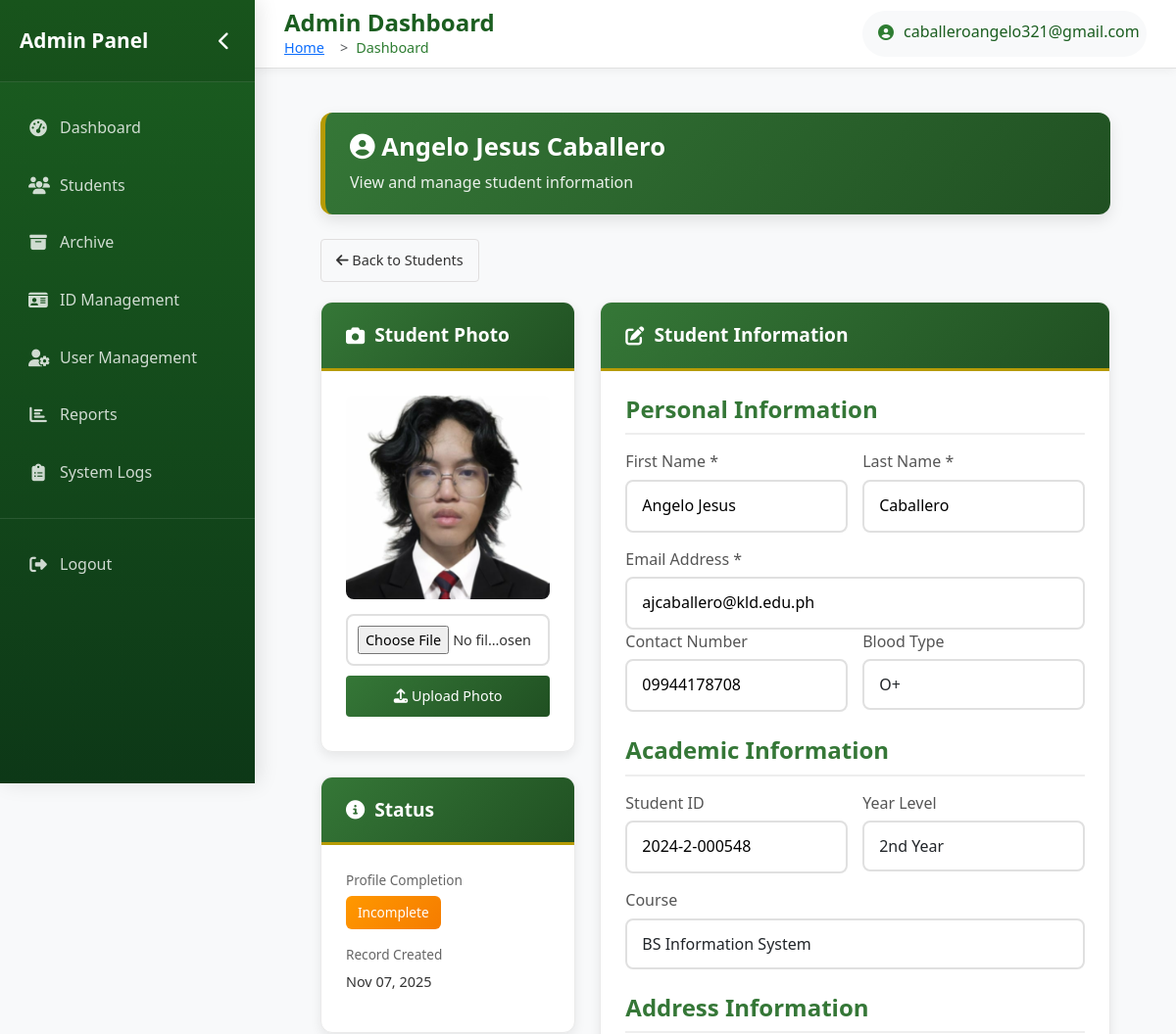
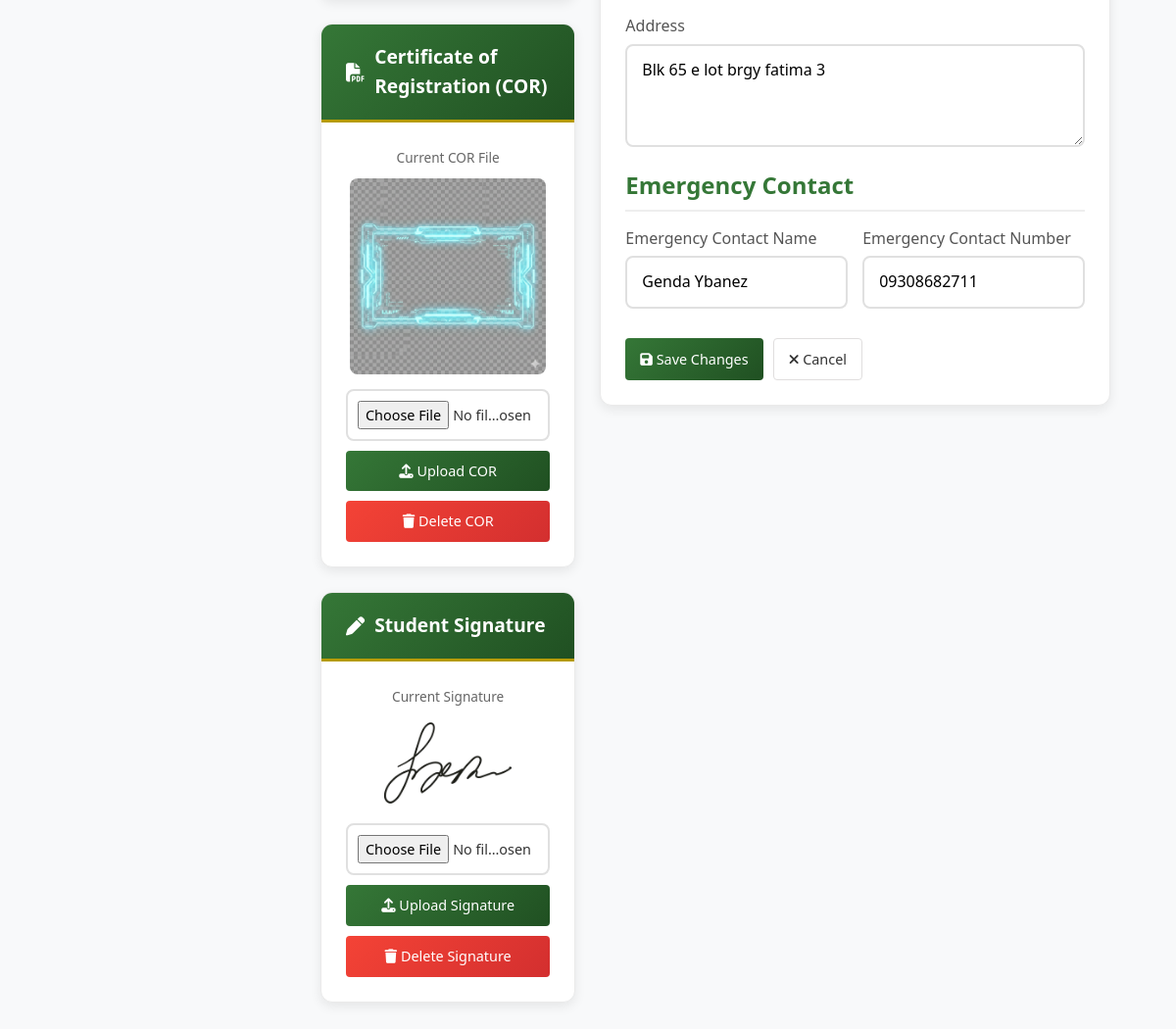
The page /admin/student_details.php?student_id=1 (signed in) on the database its author committed (2 pictures, top to bottom).
### tables this page shows
CREATE TABLE `student` (
  `id` int(11) NOT NULL,
  `student_id` varchar(50) DEFAULT NULL,
  `email` varchar(100) NOT NULL,
  `first_name` varchar(100) DEFAULT NULL,
  `last_name` varchar(100) DEFAULT NULL,
  `year_level` varchar(50) DEFAULT NULL,
  `course` varchar(100) DEFAULT NULL,
  `contact_number` varchar(20) DEFAULT NULL,
  `address` varchar(255) DEFAULT NULL,
  `photo` varchar(255) DEFAULT NULL,
  `password` varchar(255) NOT NULL,
  `created_at` timestamp NOT NULL DEFAULT current_timestamp(),
  `profile_completed` tinyint(1) DEFAULT 0,
  `emergency_contact` varchar(100) DEFAULT NULL,
  `dob` date DEFAULT NULL,
  `gender` enum('Male','Female') DEFAULT NULL,
  `blood_type` enum('A+','A-','B+','B-','AB+','AB-','O+','O-') DEFAULT NULL,
  `signature` varchar(255) DEFAULT NULL,
  `qr_code` varchar(255) DEFAULT NULL,
  `cor` varchar(255) DEFAULT NULL,
  `digital_id_generated_at` timestamp NULL DEFAULT NULL,
  `digital_id_path` varchar(255) DEFAULT NULL,
  `deleted_at` datetime DEFAULT NULL,
  `emergency_contact_name` varchar(255) DEFAULT NULL
);

### admin/student_details.php (the view, shortened to what the rows shown need)
<?php
require_once 'classes/StudentManager.php';
$studentModel = new StudentManager();
$student = null;
if (isset($_GET['id']) && is_numeric($_GET['id'])) {
    $studentId = (int)$_GET['id'];
    $student = $studentModel->getStudentById($studentId);
}
elseif (isset($_GET['student_id']) && !empty(trim($_GET['student_id']))) {
    $inputId = trim($_GET['student_id']);
    if (is_numeric($inputId)) {
        $tempStudent = $studentModel->getStudentById((int)$inputId);
    } else {
        $tempStudent = $studentModel->getStudentByStudentId($inputId);
    }
    if ($tempStudent) {
        $student = $tempStudent;
    } else {
        error_log("No student found for input: $inputId");
        header('Location: admin_students.php?error=no_student_found');
        exit;
    }
}
require_once 'admin_header.php';
?>
<!DOCTYPE html>
<html lang="en">
<head>
    <link rel="stylesheet" href="../assets/css/admin.css">
    <link rel="stylesheet" href="https://cdnjs.cloudflare.com/ajax/libs/font-awesome/6.4.0/css/all.min.css">
</head>
<body class="admin-body">
    <div class="admin-container">
        <div class="page-header">
            <h2>
                <i class="fas fa-user-circle"></i>
                <?= htmlspecialchars($student['first_name'] . ' ' . $student['last_name']) ?>
            </h2>
            <p>View and manage student information</p>
        </div>
        <div style="display: grid; grid-template-columns: 1fr 2fr; gap: 25px; margin-bottom: 25px;">
            <div>
                <div class="admin-card">
                    <div class="admin-card-body" style="text-align: center;">
                        <div id="photoContainer">
                            <?php if (!empty($student['photo'])): ?>
                            <img src="../uploads/student_photos/<?= htmlspecialchars($student['photo']) ?>"
                                 alt="Student Photo" style="max-width: 100%; height: auto; border-radius: 8px; max-height: 250px; margin-bottom: 15px;">
                            <?php endif; ?>
                        </div>
                    </div>
                </div>
                <div class="admin-card" style="margin-top: 20px;">
                    <div class="admin-card-body">
                        <div style="margin-bottom: 15px;">
                            <div style="font-size: 0.85rem; color: #666; margin-bottom: 5px;">Record Created</div>
                            <div style="font-size: 0.9rem;">
                                <?= date('M d, Y', strtotime($student['created_at'] ?? 'now')) ?>
                            </div>
                        </div>
                    </div>
                </div>
                <div class="admin-card" style="margin-top: 20px;">
                    <div class="admin-card-body" style="text-align: center;">
                        <div id="corContainer">
                            <?php if (!empty($student['cor'])): ?>
                            <div style="margin-bottom: 15px;">
                                <div style="font-size: 0.85rem; color: #666; margin-bottom: 10px;">Current COR File</div>
                                <?php if (strtolower(pathinfo($student['cor'], PATHINFO_EXTENSION)) === 'pdf'): ?>
                                <a href="../uploads/student_cor/<?= htmlspecialchars($student['cor']) ?>"
                                   target="_blank" class="btn btn-view" style="display: inline-block;">
                                    <i class="fas fa-file-pdf"></i> View PDF
                                </a>
                                <?php else: ?>
                                <img src="../uploads/student_cor/<?= htmlspecialchars($student['cor']) ?>"
                                     alt="Student COR" style="max-width: 100%; height: auto; border-radius: 8px; max-height: 200px;">
                                <?php endif; ?>
                            </div>
                            <?php endif; ?>
                        </div>
                    </div>
                </div>
                <div class="admin-card" style="margin-top: 20px;">
                    <div class="admin-card-body" style="text-align: center;">
                        <div id="signatureContainer">
                            <?php if (!empty($student['signature'])): ?>
                            <div style="margin-bottom: 15px;">
                                <div style="font-size: 0.85rem; color: #666; margin-bottom: 10px;">Current Signature</div>
                                <?php if (strtolower(pathinfo($student['signature'], PATHINFO_EXTENSION)) === 'pdf'): ?>
                                <a href="../uploads/student_signatures/<?= htmlspecialchars($student['signature']) ?>"
                                   target="_blank" class="btn btn-view" style="display: inline-block;">
                                    <i class="fas fa-file-pdf"></i> View PDF
                                </a>
                                <?php else: ?>
                                <img src="../uploads/student_signatures/<?= htmlspecialchars($student['signature']) ?>"
                                     alt="Student Signature" style="max-width: 100%; height: auto; border-radius: 8px; max-height: 150px;">
                                <?php endif; ?>
                            </div>
                            <?php endif; ?>
                        </div>
                    </div>
                </div>
            </div>
            <div>
                <form method="POST" class="admin-card">
                    <div class="admin-card-body">
                        <div class="form-row">
                            <div class="form-group">
                                <label>First Name *</label>
                                <input type="text" name="first_name" class="form-input"
                                       value="<?= htmlspecialchars($student['first_name'] ?? '') ?>" required>
                            </div>
                            <div class="form-group">
                                <label>Last Name *</label>
                                <input type="text" name="last_name" class="form-input"
                                       value="<?= htmlspecialchars($student['last_name'] ?? '') ?>" required>
                            </div>
                        </div>
                        <div class="form-group">
                            <label>Email Address *</label>
                            <input type="email" name="email" class="form-input"
                                   value="<?= htmlspecialchars($student['email'] ?? '') ?>" required>
                        </div>
                        <div class="form-row">
                            <div class="form-group">
                                <label>Contact Number</label>
                                <input type="tel" name="contact_number" class="form-input"
                                       value="<?= htmlspecialchars($student['contact_number'] ?? '') ?>">
                            </div>
                            <div class="form-group">
                                <label>Blood Type</label>
                                <select name="blood_type" class="form-select">
                                    <option value="O+" <?= ($student['blood_type'] ?? '') === 'O+' ? 'selected' : '' ?>>O+</option>
                                </select>
                            </div>
                        </div>
                        <div class="form-row">
                            <div class="form-group">
                                <label>Student ID</label>
                                <input type="text" name="student_id" class="form-input"
                                       value="<?= htmlspecialchars($student['student_id'] ?? '') ?>">
                            </div>
                            <div class="form-group">
                                <label>Year Level</label>
                                <select name="year_level" class="form-select">
                                    <option value="2nd Year" <?= ($student['year_level'] ?? '') === '2nd Year' ? 'selected' : '' ?>>2nd Year</option>
                                </select>
                            </div>
                        </div>
                        <div class="form-group">
                            <label>Course</label>
                            <select name="course" class="form-select">
                                <option value="BS Information System" <?= ($student['course'] ?? '') === 'BS Information System' ? 'selected' : '' ?>>BS Information System</option>
                            </select>
                        </div>
                        <div class="form-group">
                            <label>Address</label>
                            <textarea name="address" class="form-input" rows="3" style="resize: vertical;">
<?= htmlspecialchars($student['address'] ?? '') ?></textarea>
                        </div>
                        <div class="form-row">
                            <div class="form-group">
                                <label>Emergency Contact Name</label>
                                <input type="text" name="emergency_contact_name" class="form-input"
                                       value="<?= htmlspecialchars($student['emergency_contact_name'] ?? '') ?>">
                            </div>
                            <div class="form-group">
                                <label>Emergency Contact Number</label>
                                <input type="tel" name="emergency_contact" class="form-input"
                                       value="<?= htmlspecialchars($student['emergency_contact'] ?? '') ?>">
                            </div>
                        </div>
                    </div>
                </form>
            </div>
        </div>
    </div>
</body>
</html>

### rows shown on the page
student: first_name+last_name "Angelo Jesus Caballero", photo (picture), created_at "Nov 07, 2025", cor (picture), signature (picture), first_name "Angelo Jesus", last_name "Caballero", email "ajcaballero@kld.edu.ph", contact_number "09944178708", blood_type "O+", student_id "2024-2-000548", year_level "2nd Year", course "BS Information System", address "Blk 65 e lot brgy fatima 3", emergency_contact_name "Genda Ybanez", emergency_contact "09308682711"

### other values the page prints
$_SESSION['email'] "caballeroangelo321@gmail.com"
